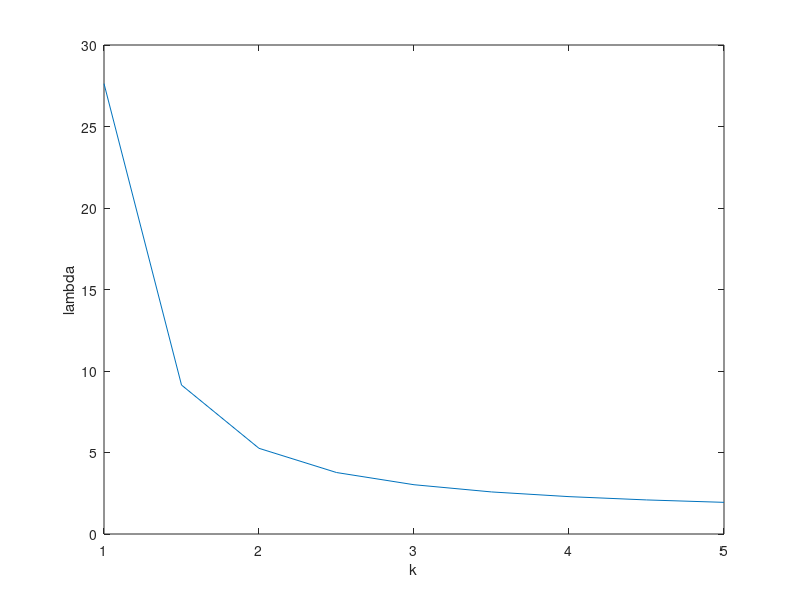

MATLAB code to generate this figure: (Note: this script raises an error after producing the figure.)
%% Nonparametric
clear

nbins = 6; % how many dispersal bins to use (2<=nbins)
ndiv = 6; % increments by which to shift when generating kernels

bars = nchoosek(1:(nbins+ndiv-1),(nbins-1)); % locations of bars in "bars and stars" proof
bars = [zeros(length(bars),1) bars (nbins+ndiv)*ones(length(bars),1)];

kernels = ones(length(bars),nbins);

for j=1:length(bars)
    for i=1:nbins
        kernels(j,i) = bars(j,i+1)-bars(j,i)-1;
    end
end

kernels = (1/ndiv)*kernels;

%% Weibull

clear

nbins = 6; % how many dispersal bins to use (2<=nbins)

% values of lambda and k s.t. cdf at x=6 is greater than 0.99
ks = 1:0.5:5;
lambdas = (-6*log(0.01)).^(1./ks);
plot(ks,lambdas)
xlabel('k')
ylabel('lambda')


lambda = 5;
k = 1.5;
plot(0:0.1:10,weibull_pdf(0:0.1:10,lambda,k))
weibull_cdf(60,lambda,k)


hold on
plot(0:0.1:2.5,weibull_pdf(0:0.1:2.5,1,1.5))
plot(0:0.1:2.5,weibull_pdf(0:0.1:2.5,2,1.5))
hold off

a = Weibull(1:6,lambda,k);